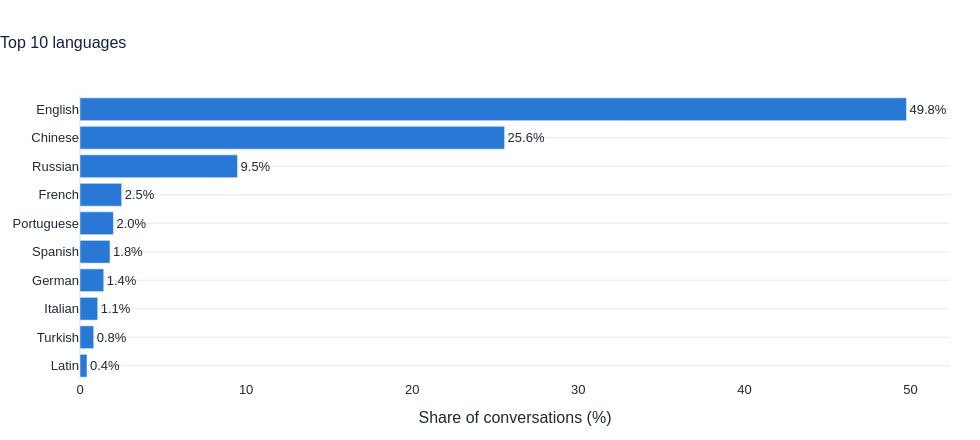
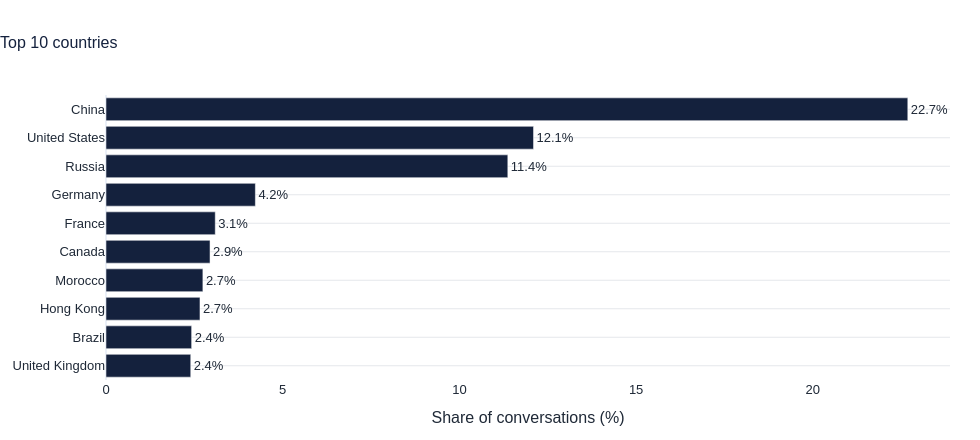

Notebook code for these charts, in order:
### Markdown cell above
# 10. Language and country

### Code cell
lang = sql("select * from gold_language_mix limit 10")
fig = go.Figure(go.Bar(y=lang.language, x=100 * lang.share, orientation="h", marker_color=BLUE,
                       text=[pct(v) for v in lang.share], textposition="outside"))
fig.update_yaxes(autorange="reversed")
style(fig, "Top 10 languages", xtitle="Share of conversations (%)").show()

ctry = sql("select * from gold_country_mix limit 10")
fig = go.Figure(go.Bar(y=ctry.country, x=100 * ctry.share, orientation="h", marker_color=NAVY,
                       text=[pct(v) for v in ctry.share], textposition="outside"))
fig.update_yaxes(autorange="reversed")
style(fig, "Top 10 countries", xtitle="Share of conversations (%)").show()

n_lang = int(con.sql("select count(distinct language) from valid_conversations").fetchone()[0])
n_ctry = int(con.sql("select count(distinct country) from valid_conversations").fetchone()[0])
md(f"The logs hold {n_lang} languages and {n_ctry} countries. `{lang.language[0]}` leads with {pct(lang.share[0])}. "
   f"`{ctry.country[0]}` leads the countries with {pct(ctry.share[0])}. In plain words: the audience is international, and the top five countries hold {pct(ctry.share.head(5).sum(), 0)} of the traffic.")

### Figure 1 — Plotly figure (JSON) as saved in the notebook; plotly's stock layout.template omitted (floating-point values rounded to 4 significant figures)
{"data": [{"marker": {"color": "#2A78D6"}, "orientation": "h", "text": ["49.8%", "25.6%", "9.5%", "2.5%", "2.0%", "1.8%", "1.4%", "1.1%", "0.8%", "0.4%"], "textposition": "outside", "type": "bar", "x": [49.76, 25.56, 9.484, 2.511, 2.016, 1.809, 1.43, 1.068, 0.8268, 0.421], "y": ["English", "Chinese", "Russian", "French", "Portuguese", "Spanish", "German", "Italian", "Turkish", "Latin"]}], "layout": {"font": {"color": "#1F2937", "family": "Arial", "size": 13}, "height": 440, "legend": {"orientation": "h", "x": 0, "y": 1.07}, "margin": {"b": 60, "l": 70, "r": 30, "t": 95}, "title": {"font": {"color": "#14213D", "size": 16}, "text": "Top 10 languages", "x": 0}, "width": 980, "xaxis": {"showgrid": false, "title": {"text": "Share of conversations (%)"}}, "yaxis": {"autorange": "reversed", "gridcolor": "#E5E7EB", "title": {}, "zeroline": false}}}

### Figure 2 — Plotly figure (JSON) as saved in the notebook; plotly's stock layout.template omitted (floating-point values rounded to 4 significant figures)
{"data": [{"marker": {"color": "#14213D"}, "orientation": "h", "text": ["22.7%", "12.1%", "11.4%", "4.2%", "3.1%", "2.9%", "2.7%", "2.7%", "2.4%", "2.4%"], "textposition": "outside", "type": "bar", "x": [22.69, 12.1, 11.37, 4.227, 3.092, 2.943, 2.741, 2.659, 2.423, 2.398], "y": ["China", "United States", "Russia", "Germany", "France", "Canada", "Morocco", "Hong Kong", "Brazil", "United Kingdom"]}], "layout": {"font": {"color": "#1F2937", "family": "Arial", "size": 13}, "height": 440, "legend": {"orientation": "h", "x": 0, "y": 1.07}, "margin": {"b": 60, "l": 70, "r": 30, "t": 95}, "title": {"font": {"color": "#14213D", "size": 16}, "text": "Top 10 countries", "x": 0}, "width": 980, "xaxis": {"showgrid": false, "title": {"text": "Share of conversations (%)"}}, "yaxis": {"autorange": "reversed", "gridcolor": "#E5E7EB", "title": {}, "zeroline": false}}}
